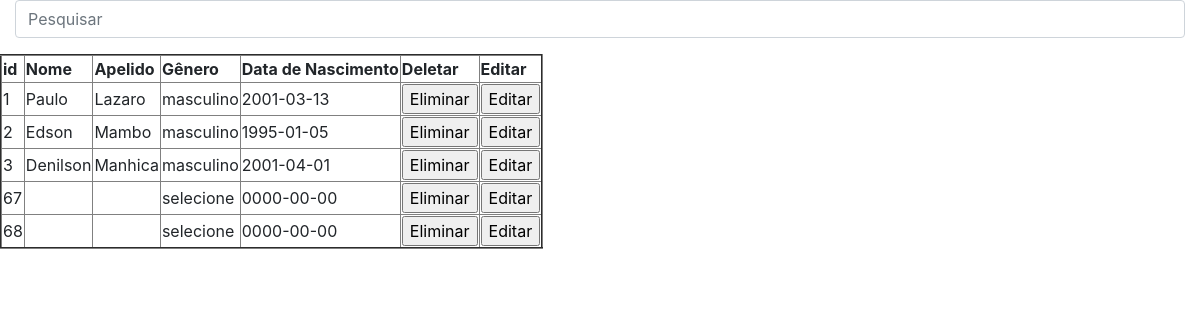
Page /Contacto/listar.php on the committed database.
### tables this page shows
CREATE TABLE `utilizador` (
  `id` int(11) NOT NULL,
  `Nome` varchar(50) NOT NULL,
  `Apelido` varchar(50) NOT NULL,
  `Genero` varchar(15) NOT NULL,
  `Data` date NOT NULL
);

### Contacto/listar.php (the view, shortened to what this page needs)
<?php
include_once("database.php");
$utilizador = "SELECT * FROM utilizador";
$resultado = mysqli_query($link, $utilizador);
?>
<!DOCTYPE html>
<html lang="en">
<head>
    <link rel="stylesheet" href="bootstrap.min.css">
</head>
<body>
    <div class="form-group">
        <div class="form-group col-md-12 widget-left">
            <input type="text" id="psq" class="form-control" placeholder="Pesquisar">
        </div>
    </div>
<table border="2">
            <thead>
                <tr>
                <th>id</th>
                <th>Nome</th>
                <th>Apelido</th>
                <th>Gênero</th>
                <th>Data de Nascimento</th>
                <th>Deletar</th>
                <th>Editar</th>
                </tr>
            </thead>
            <tbody id="data">
                <?php
                while($linhas = mysqli_fetch_assoc($resultado)){
                ?>
                <tr>
                    <td><?php echo $linhas['id']; ?></td>
                    <td><?php echo $linhas['Nome']; ?></td>
                    <td><?php echo $linhas['Apelido']; ?></td>
                    <td><?php echo $linhas['Genero']; ?></td>
                    <td><?php echo $linhas['Data']; ?></td>
                    <td>
                     <form action="eliminar.php" method="POST">
                        <input type="submit" value="Eliminar">
                     </form>
                    </td>
                    <td>
                        <form action="editar.php" method="POST">
                            <input type="submit" value="Editar">
                        </form>
                    </td>
                </tr>
                <?php
                }
                ?>
            </tbody>
        </table>
</body>
</html>

### rows in the picture
utilizador: id "1", Nome "Paulo", Apelido "Lazaro", Genero "masculino", Data "2001-03-13"
utilizador: id "2", Nome "Edson", Apelido "Mambo", Genero "masculino", Data "1995-01-05"
utilizador: id "3", Nome "Denilson", Apelido "Manhica", Genero "masculino", Data "2001-04-01"
utilizador: id "67", Genero "selecione", Data "0000-00-00"
utilizador: id "68", Genero "selecione", Data "0000-00-00"
